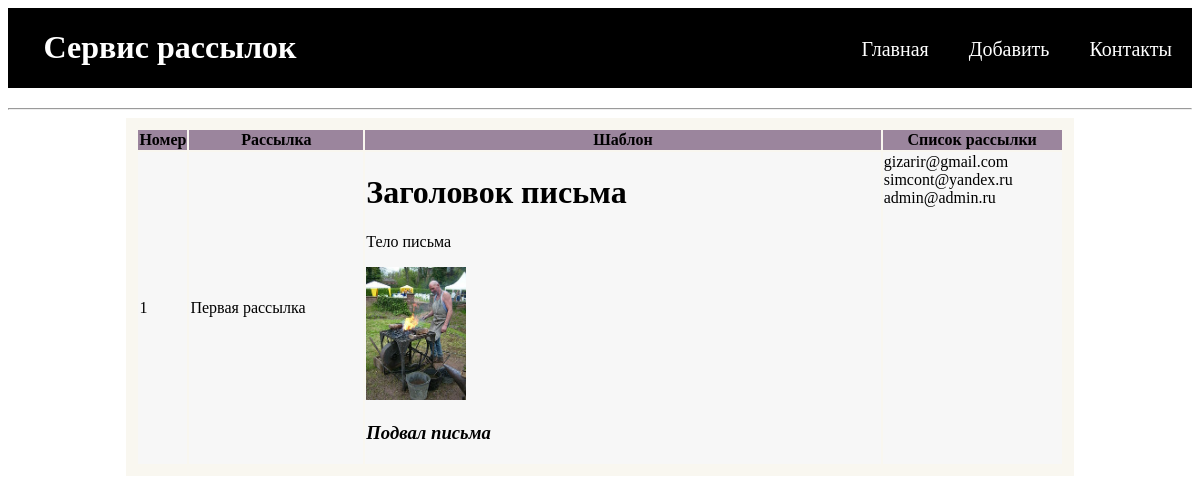
Before: /1/ with the older database file.
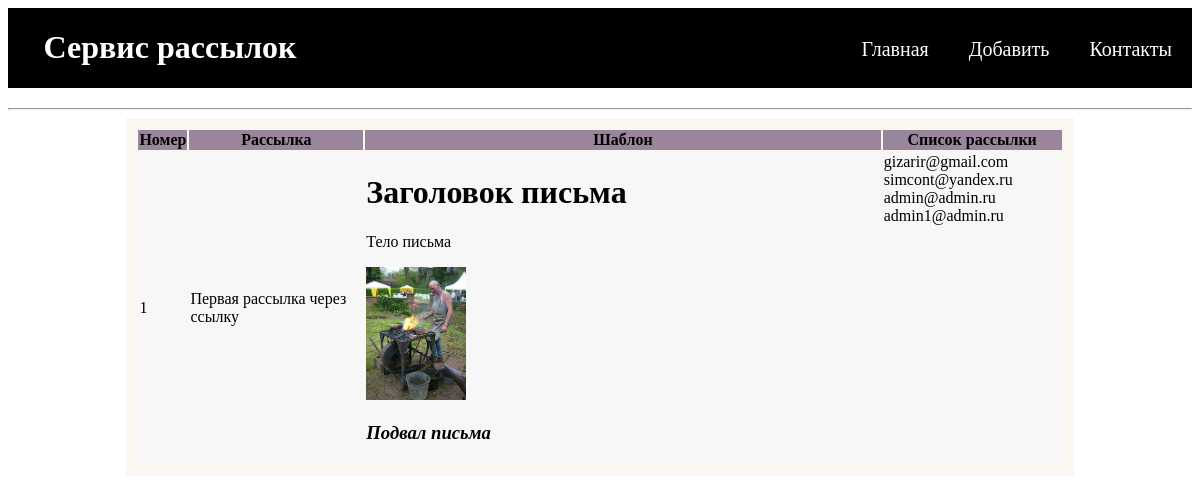
After: the same page with the newer database file.
### app/models.py (models this page shows, shortened)
class Mailing(models.Model):
    name = models.CharField(max_length=255, verbose_name="Имя рассылки")
    email_template = RichTextUploadingField(blank=True, default='', verbose_name="Шаблон")
    emails = models.TextField(blank=True, verbose_name="Список рассылки")
    class Meta:
        verbose_name = 'Рассылка'
        verbose_name_plural = 'Рассылки'

### app/views.py (the view)
# urls.py: path('<int:pk>/', MailingView.as_view(), name='detail_mailing'),
class MailingView(DetailView):
    model = Mailing

### app/templates/app/mailing_detail.html (shortened to what this page needs)
{% extends 'base.html' %}
{% block content %}
    <hr>
    <div class="content-center">
        <table id="table">
            <tr style="background-color: #9B859D">
                <th>Номер</th>
                <th>Рассылка</th>
                <th>Шаблон</th>
                <th>Список рассылки</th>
            </tr>
            <tr>
                <td>{{ object.pk }}</td>
                <td style="width: 20%; text-align:left; vertical-align: middle">{{object.name}}</td>
                <td style="width: 60%">
                    {% autoescape off %}
                    {{object.email_template}}
                    {% endautoescape %}
                </td>
                <td style="text-align:left; vertical-align: top; width: 20%">{{object.emails}}</td>
            </tr>
        </table>
    </div>
{% endblock %}

### templates/base.html (shortened to what this page needs)
<!DOCTYPE html>
<html>
<head>
	{% load static %}
	<link type="text/css" href="{% static 'app/css/styles.css' %}" rel="stylesheet" />
</head>
<body>
   <div class="header">
        <div class="inner-header">
            <div class="logo-container">
                <h1>Сервис рассылок</h1>
            </div>
            <ul class="navigation">
                <a href="{% url 'home' %}"><li>Главная</li></a>
                <a href="{% url 'add_mailing' %}"><li>Добавить</li></a>
                <a href="#"><li>Контакты</li></a>
            </ul>
        </div>
    </div>
	{% block content %}
	{% endblock %}
</body>
</html>

### app/static/app/css/styles.css (style rules this page uses)
.header { color: white; background-color: black; }
.inner-header { margin-left: 3%; }
.logo-container { display: inline-block; }
.navigation { margin-top: 30px; float: right; }
.navigation a { display: table; height: 100%; float: left; padding: 0px 20px; text-decoration: none !important; border: none !important; }
.navigation a li { vertical-align: middle; display: table-cell; font-size: 20px; color: white; }
.content-center { margin-left: 10%; margin-right: 10%; background: rgb(249, 247, 240); padding: 10px; }
#table tr:nth-child(odd) { background: #fff; }
#table tr:nth-child(even) { background: #F7F7F7; }

Changed rows visible on the page:
changed Mailing "Заголовок письма Тело письма Подвал письма": name "Первая рассылка" → "Первая рассылка через ссылку"; emails "gizarir@gmail.com simcont@yandex.ru admin@admin.ru" → "gizarir@gmail.com simcont@yandex.ru admin@admin.ru admin1@admin.ru"
